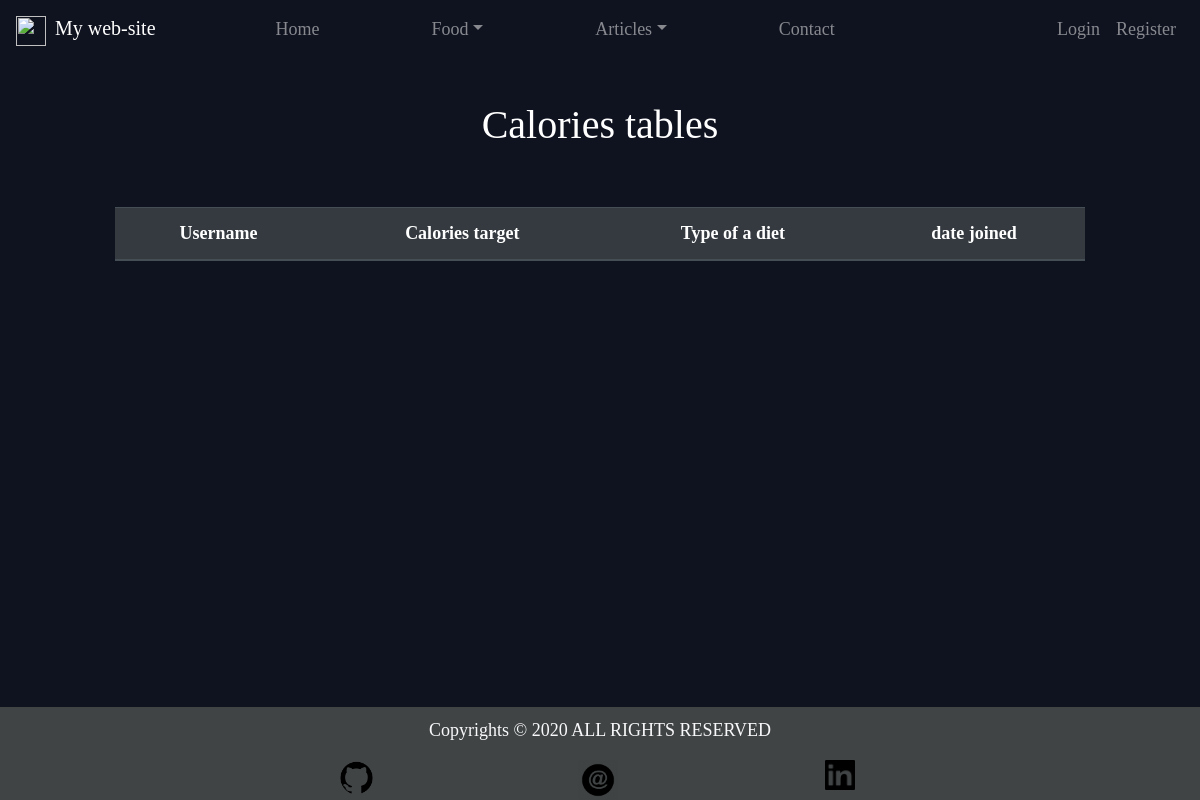
The page /profile/profile_table/ on the database as committed earlier.
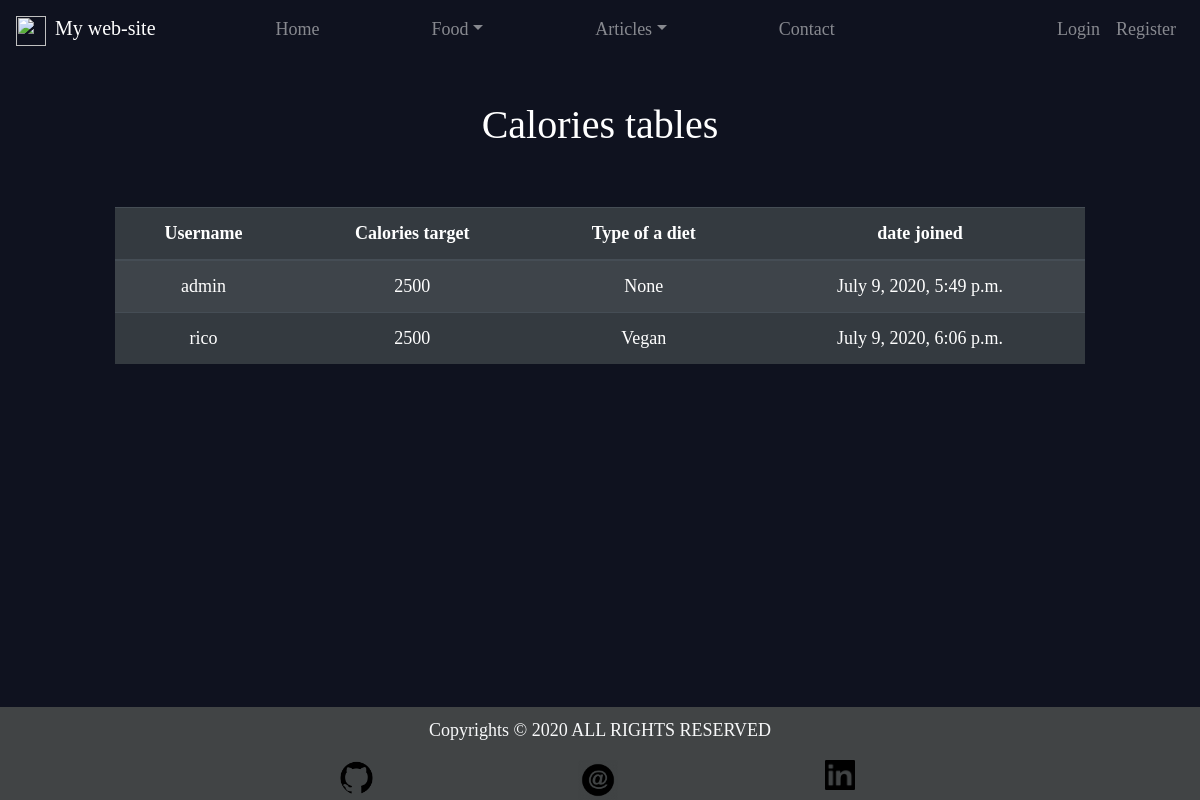
The same page on the database as committed later.
### Account/models.py (models this page shows, shortened)
class Profile(AbstractBaseUser):
	email 					= models.EmailField(verbose_name="email", max_length=60, unique=True)
	username 				= models.CharField(verbose_name="username", max_length=30, unique=True)
	calories_plan			= models.IntegerField(default=2500)
	diet_type               = models.CharField(max_length=2, default="5", choices=DIET_TYPE_CHOICES)
	is_admin				= models.BooleanField(default=False)
	is_active				= models.BooleanField(default=True)
	is_staff				= models.BooleanField(default=False)
	is_superuser			= models.BooleanField(default=False)
	date_joined				= models.DateTimeField(verbose_name='date joined', auto_now_add=True)
	last_login				= models.DateTimeField(verbose_name='last login', auto_now=True)
	USERNAME_FIELD = "username"
	REQUIRED_FIELDS = ["email"]
	objects = MyAccountManager()

### Account/views.py (the view)
# urls.py: path("profile_table/", ProfilesListView.as_view(), name="prof_table"),
class ProfilesListView(ListView, SuccessMessageMixin):
	template_name = "Account/profile_list.html"
	model = Profile
	paginate_by = 10
	context_object_name = "objects"

### Templates/Account/profile_list.html (shortened to what this page needs)
{% extends 'main.html' %}
{% block content %}
	<h1 id="title">Calories tables </h1>
	<table class="table table-striped table-dark">
		<thead>
			<tr>
				<th scope="col">Username</th>
				<th scope="col">Calories target</th>
				<th scope="col">Type of a diet</th>
				<th scope="col">date joined</th>
			</tr>
		</thead>
		<tbody>
			{% for profile in objects %}
				<tr>
					<td>{{profile.username}}</td>
					<td>{{profile.calories_plan}}</td>
					<td>{{profile.get_diet_type_display}}</td>
					<td>{{profile.date_joined}}</td>
				</tr>
			{% endfor %}
		</tbody>
	</table>
{% endblock %}

Rows that differ between the two databases and show on the page:
added Profile: username "admin", calories_plan "2500", diet_type "None", date_joined "July 9, 2020, 5:49 p.m."
added Profile: username "rico", calories_plan "2500", diet_type "Vegan", date_joined "July 9, 2020, 6:06 p.m."
